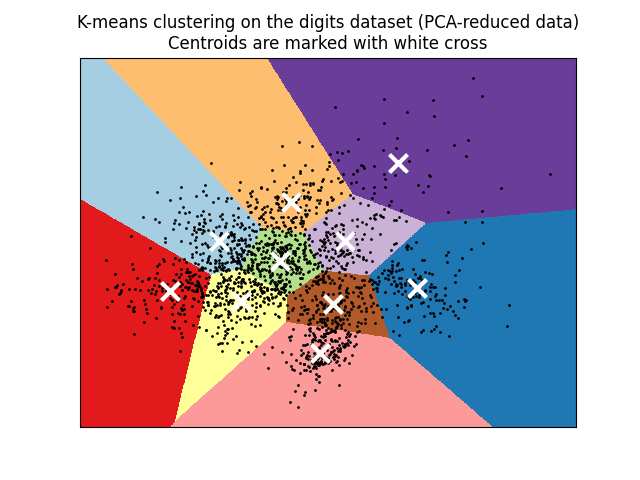

The script that drew this image:
from time import time
import numpy as np
import matplotlib.pyplot as plt
from sklearn import metrics
from sklearn.cluster import KMeans
from sklearn.datasets import load_digits
from sklearn.decomposition import PCA
from sklearn.preprocessing import scale
"""
處理數據
"""
# 設定亂數
np.random.seed(42)
# 下載手寫資料集，分開資料X與標籤Y
X_digits_data, Y_digits_data = load_digits(return_X_y=True)
scale_data = scale(X_digits_data) # 資料z-score標準化，均值為0方差為1
n_samples, n_features = scale_data.shape # 1797, 64 = (1797,64)
# unique() 對一維數據去除重複元素，按元素小到大返回一個新的無元素重複的陣列
# 取得標籤數量
n_digits = len(np.unique(Y_digits_data))
labels = Y_digits_data # 原數據對應的標籤
sample_size = 300
"""
比較三種方法建立初始群聚中心(聚類標籤)的kmeans模型
k-means++、random、PCA-based
"""
print("n_digits: %d, \t n_samples %d, \t n_features %d"
      % (n_digits, n_samples, n_features))

print(82 * '_')
print('init\t\ttime\tinertia\thomo\tcompl\tv-meas\tARI\tAMI\tsilhouette')
# 衡量kmeans模型的效能
def bench_k_means(estimator, name, data):
    t0 = time()
    estimator.fit(data) # 將輸入建立好的模型放入資料訓練
    print('%-9s \t %.2fs \t %i \t %.3f \t %.3f \t %.3f \t%.3f \t%.3f \t%.3f'
                    %(name, (time() -t0), estimator.inertia_,
                    metrics.homogeneity_score(labels, estimator.labels_),
                    metrics.completeness_score(labels, estimator.labels_),
                    metrics.v_measure_score(labels, estimator.labels_),
                    metrics.adjusted_rand_score(labels, estimator.labels_),
                    metrics.adjusted_mutual_info_score(labels, estimator.labels_),
                    metrics.silhouette_score(data, estimator.labels_,
                                                                        metric = 'euclidean',
                                                                        sample_size=sample_size)))
# 建立好kmeans模型參數後丟入bench_k_means函數裡衡量效能
# 以k-means++ 的方式建立初始聚類中心
bench_k_means(KMeans(init = 'k-means++', n_clusters=n_digits, n_init=10),
              name="k-means++", data=scale_data)
# 從初始質心的數據中隨機選擇n_clusters個觀測值（列）
bench_k_means(KMeans(init='random', n_clusters=n_digits, n_init=10),
              name="random", data=scale_data)

# 訓練一個主成份分析的模型，保留組件數為n_digits
pca = PCA(n_components=n_digits).fit(scale_data)
# pca.components_為array形式，shape (n_components, n_features)，給出初始中心
# 傳入pca特徵空間中的主軸（數據中最大方差方向）
bench_k_means(KMeans(init=pca.components_, n_clusters=n_digits, n_init=1),
              name="PCA-based", data=scale_data)
print(82*'_')
"""
將使用PCA降維數據訓練的kmeans模型訓練結果繪圖
"""
# fit_transform() 使用數據訓練PCA模型，得出降維（數量減少）後的數據
reduced_data = PCA(n_components=2).fit_transform(scale_data)
# 建立一個kmeans模型
kmeans = KMeans(init='k-means++', n_clusters=n_digits, n_init=10)
# 利用PCA降維的數據計算 Kmeans模型
kmeans.fit(reduced_data)
# 網格的步長
h = .02

# 將x與y的最大值與最小值界定出來。 [:, 0]取出矩陣col=0的直行資料
x_min, x_max = reduced_data[:, 0].min() -1, reduced_data[:, 0].max() + 1
y_min, y_max = reduced_data[:, 1].min() -1, reduced_data[:, 1].max() + 1
# np.arange()會將兩數之間均勻間隔
# np.meshgrid()從座標向量返回座標矩陣，前者陣列擺放x軸複製len(y)個，後者將陣列擺放成y軸複製len(x)個
xx, yy = np.meshgrid(np.arange(x_min, x_max, h), np.arange(y_min, y_max, h))
# 將xx , yy  使用ravel降為1維( row-style )，使用np.c_會將數據與標籤聯合起來，[[xx[0],yy[0]],[xx[1],yy[1]],...]
Z = kmeans.predict(np.c_[xx.ravel(), yy.ravel()])
# 將kmeans預測的Z重整成xx的長寬
Z = Z.reshape(xx.shape)

# 印出以PCA降維數據訓練kmeans模型預測出來的結果Z
plt.figure(1)
plt.clf()
plt.imshow(Z, interpolation='nearest',
           extent=(xx.min(), xx.max(), yy.min(), yy.max()),
           cmap=plt.cm.Paired, #繪圖顏色為彩色
           aspect='auto', origin='lower')
#畫出數據點
plt.plot(reduced_data[:, 0], reduced_data[:, 1], 'k.', markersize=2)

centroids = kmeans.cluster_centers_
# 使用散點圖畫出kmeans的中心點
plt.scatter(centroids[:, 0], centroids[:, 1],
            marker='x', s=169, linewidths=3,
            color='w', zorder=10)

plt.title('K-means clustering on the digits dataset (PCA-reduced data)\n'
          'Centroids are marked with white cross')
plt.xlim(x_min, x_max) # 設定x軸左右界
plt.ylim(y_min, y_max) # 設定y軸上下界
plt.xticks(())  # 獲取或設置x軸的當前刻度位置和標籤
plt.yticks(())  # 獲取或設置y軸的當前刻度位置和標籤
plt.show()
